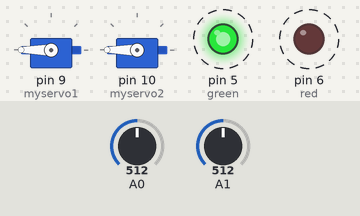
A sketch run on a simulated Arduino Uno, built with avr-gcc and run on an emulated ATmega328P. Parts: 2 × servo, output pins drawn as LEDs (lit = HIGH). Dashed ring = blinking. The test bench sets the inputs (shaded band); at power-on: A1 = 512, A0 = 512.

Above: at 1.5 s.
1.6 s: A1 set to 716
At 2.25 s:
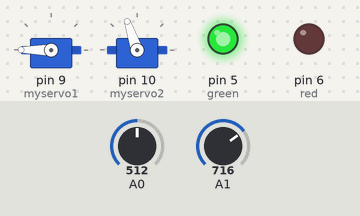
5.1 s: A0 set to 122
At 5.72 s:
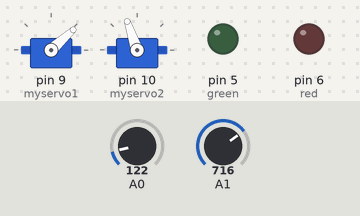
8.6 s: A1 set to 900
At 9.1 s:
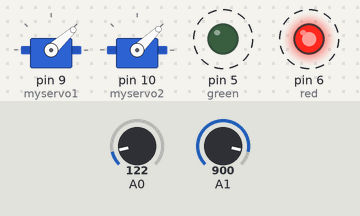
12.1 s: A0 set to 306
At 12.46 s:
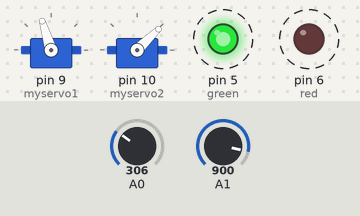
15.6 s: A0 set to 900
At 15.89 s:
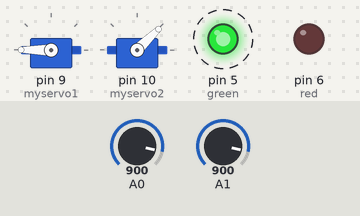
19.1 s: A1 set to 1023
At 19.49 s:
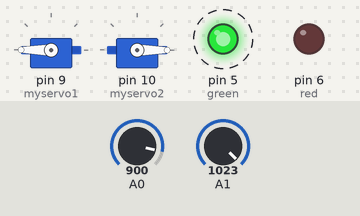
Timing chart, 0 to 23.6 s (numbered marks = the images above; inputs shaded):
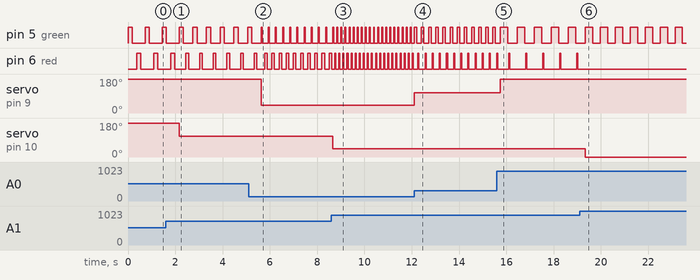

The sketch:

connection1.ino
```cpp
#include<Servo.h>
Servo myservo1;
Servo myservo2;
int value1;
int value2;
int red = 6;
int green = 5;

void setup()
{
  myservo1.attach(9);
  myservo2.attach(10);
  pinMode(red,OUTPUT);
  pinMode(green,OUTPUT);
}

void loop()
{
  value1 = analogRead(A0);
  value1 = map(value1,0,512,0,180);
  myservo1.write(value1);

  value2 = analogRead(A1);
  value2 = map(value2,513,1023,180,0);
  myservo2.write(value2);

  digitalWrite(green,HIGH);
  delay(value1);
  digitalWrite(green,LOW);
  delay(value2);

  digitalWrite(red,HIGH);
  delay(value2);
  digitalWrite(red,LOW);
  delay(value1);
}
  
```

Measured:
- after the input at 1.6 s, servo on pin 10 (myservo2): 180° → 109° after 0.56 s
- after the input at 5.1 s, servo on pin 9 (myservo1): 180° → 42° after 0.53 s
- after the input at 8.6 s, pin 5 (green): alternates HIGH for 0.04 s and LOW for 0.13 s, starting after 0.23 s; pin 6 (red): alternates HIGH for 0.04 s and LOW for 0.13 s, starting after 0.14 s; servo on pin 10 (myservo2): 109° → 44° after 0.06 s
- after the input at 12.1 s, pin 5 (green): alternates HIGH for 0.11 s and LOW for 0.20 s, starting after 0.12 s; pin 6 (red): alternates HIGH for 0.04 s and LOW for 0.26 s, starting after 0.16 s; servo on pin 9 (myservo1): 42° → 107° at once
- after the input at 15.6 s, pin 5 (green): alternates HIGH for 0.32 s and LOW for 0.40 s, starting after 0.45 s; servo on pin 9 (myservo1): 107° → 180° after 0.14 s
- after the input at 19.1 s, pin 6 (red): stops changing and stays LOW; servo on pin 10 (myservo2): 44° → 0° after 0.24 s
- by itself, pin 5 (green): repeats every 0.30 s: HIGH 0.04 s, LOW 0.26 s
